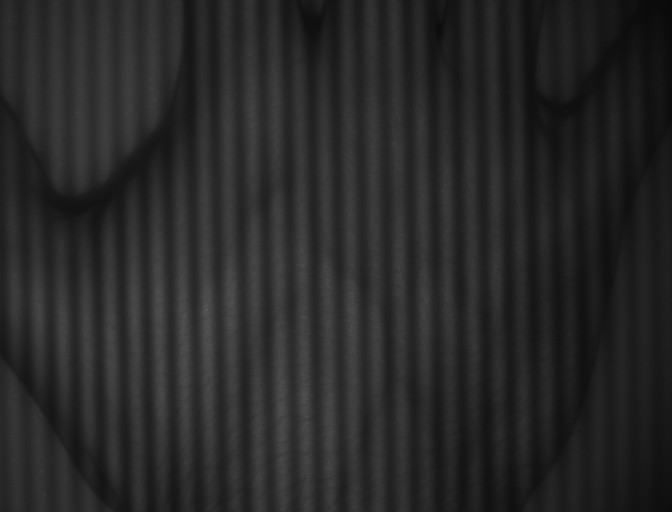
#> input picture im_1_2_1.tif, 672 x 512 px
$ jupyter execute Hilbert.ipynb   (shell and % lines are left out)
#> lines starting #> are read from the running program, lines starting #| are printed output that depends on the picture; after the words box and inside, x2 and y2 are one past the last pixel; in counts of white or black regions, pixels touching at a corner belong together
[cell 1]
#Georges way of doing hilbert
#SSOP to get optical properties
import numpy as np
import matplotlib.pyplot as plt
import cv2
import pandas as pd
import os
from unwrap import unwrap
from mpl_toolkits import mplot3d
import matplotlib
import scipy
import scipy.ndimage
from scipy.signal import hilbert
from PIL import Image


im1 = (cv2.imread('im_1_2_1.tif',0)).astype(np.double)
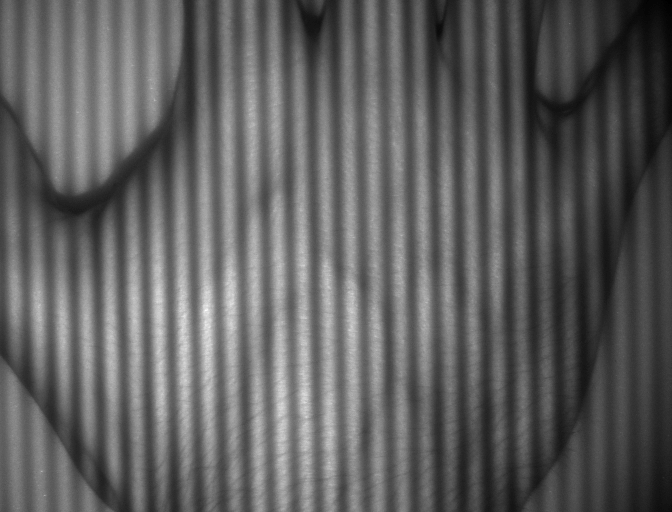
#> im1: shape (512, 672) float64; min 9, max 91, mean 39.9; drawn with min black and max white

height = int(im1.shape[0])
#> height = 512
width = int(im1.shape[1])
#> width = 672
row = int(im1.shape[0]/2)
#> row = 256
col = int(im1.shape[1]/2)
#> col = 336

f1 = np.fft.fft2(im1) #2D DFT
#for high pass filter
FT1 = np.fft.fftshift(f1)
FT1p = 20*np.log(np.abs(FT1))
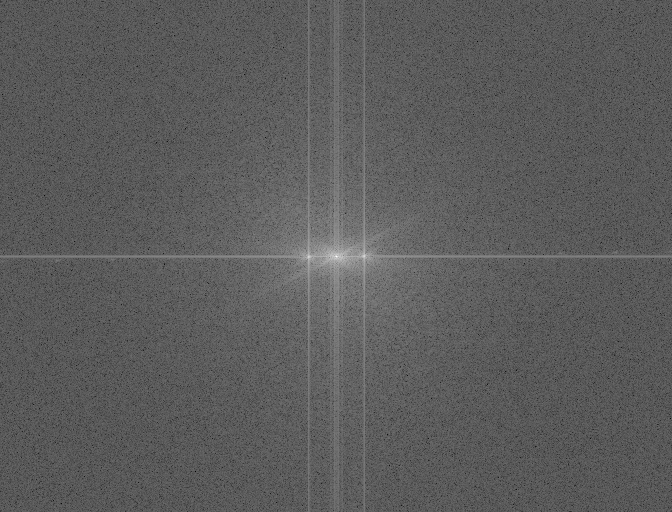
#> FT1p: shape (512, 672) float64; min -0.135, max 328.7, mean 118.9; drawn with min black and max white
#for low pass filter
FT2 = np.fft.fftshift(f1)
FT2p = 20*np.log(np.abs(FT2))


FT_pd1 = pd.DataFrame(FT1p) #whole image
#> FT_pd1 = table of 512 rows and 672 columns
cbp1 = (np.where(FT_pd1 == np.max(FT1p))[1][0])
#> cbp1 = 336
print("CBP: ", cbp1)
#| CBP:  336
FT_maxrow1 = FT1p[np.where(FT_pd1 == np.max(FT1p))[1][0]]
#> FT_maxrow1 = 672 values, max 169.2 at index 308, min 66.49 at index 424, mean 120.2
num1 = np.where(FT_pd1 == np.max(FT1p))[1][0]
#> num1 = 336
print("num1: ", num1)
#| num1:  336
lbp1 = np.where(FT_maxrow1 == np.max(FT_maxrow1[0:num1-5]))[0][0] #left bright point
#> lbp1 = 308
print("LBP: ", lbp1)
#| LBP:  308
rbp1 = np.where(FT_maxrow1 == np.max(FT_maxrow1[num1+4:width]))[0][0] #right bright point
#> rbp1 = 364
print("RBP: ", rbp1)
#| RBP:  364
diff1 = int(rbp1 - cbp1)
#> diff1 = 28
print("Difference: ", diff1)
#| Difference:  28

#FOR PLOTTING
#HPF
mask0 = FT1p
#mask0[0:height, cbp1-diff1:cbp1+diff1] = 0
mask0[0:height, cbp1-int(diff1/2):cbp1+int(diff1/2)] = 0
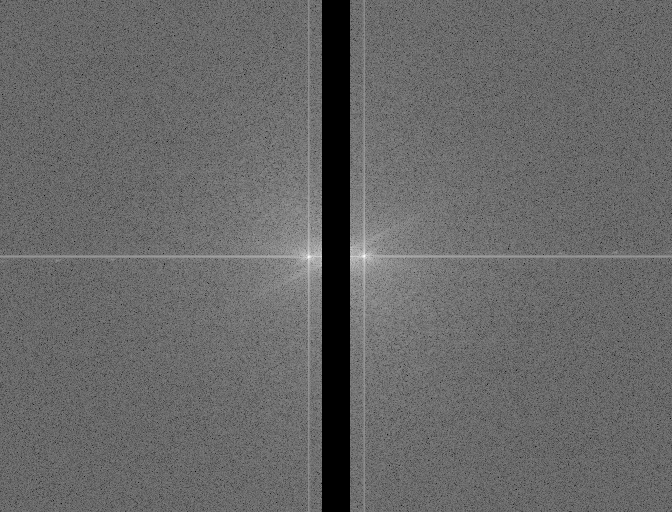
#> mask0: shape (512, 672) float64; 4.17% of pixels changed, all inside (x1, y1, x2, y2) = (322, 0, 350, 512); drawn with min black and max white

#plt.subplot(121), plt.imshow(mask0)

#FOR IMAGE
#HIGH PASS FILTER
mask1 = FT1
#mask1[0:height, cbp1-diff1:cbp1+diff1] = 0
mask1[0:height, cbp1-int(diff1/2):cbp1+int(diff1/2)] = 0


IFT = np.fft.ifft2(np.fft.ifftshift(mask1)) #inverse FFT

Real = np.real(IFT)
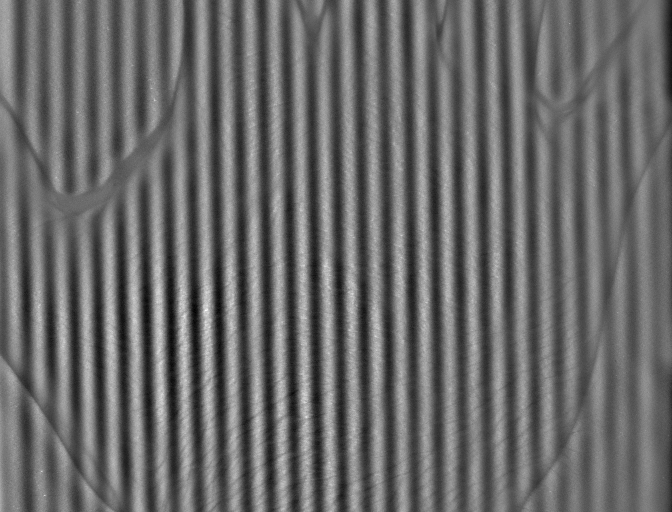
#> Real: shape (512, 672) float64; min -19.87, max 27.66, mean 0; drawn with min black and max white
Imag = np.imag(IFT)
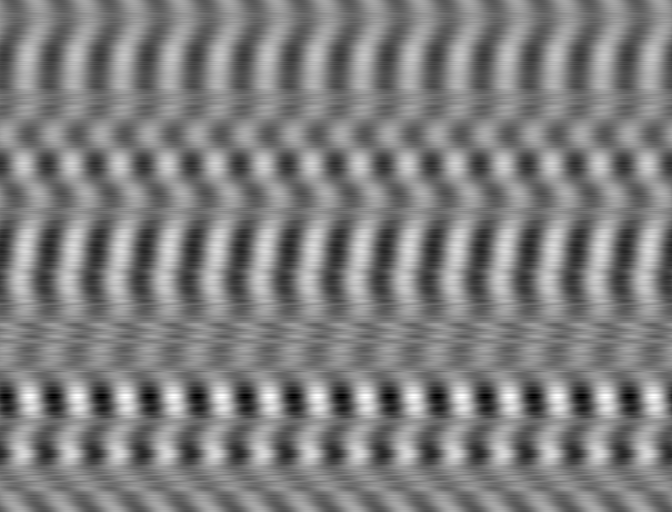
#> Imag: shape (512, 672) float64; min -0.957, max 0.957, mean 2.48e-18; drawn with min black and max white

Real_T = np.transpose(Real)
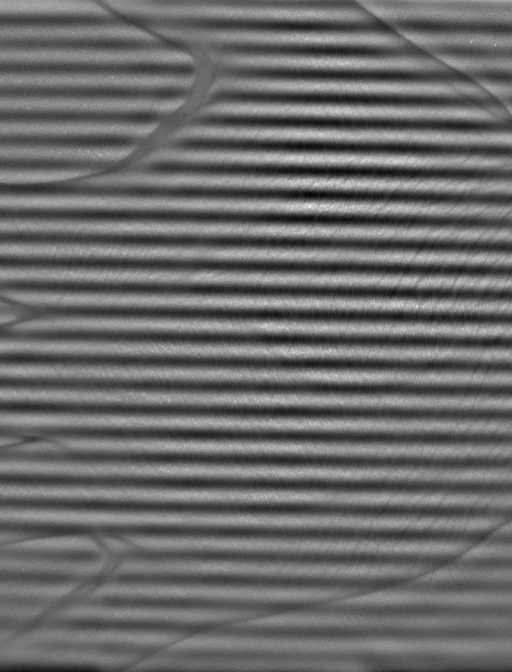
#> Real_T: shape (672, 512) float64; min -19.87, max 27.66, mean 0; drawn with min black and max white
Imag_T = np.transpose(Imag)
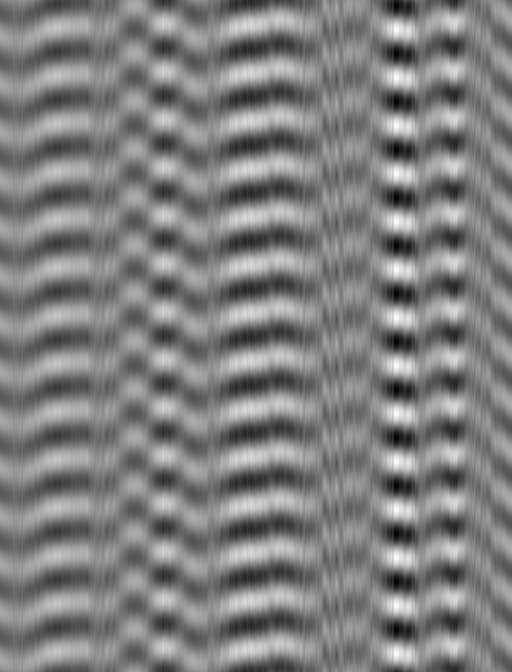
#> Imag_T: shape (672, 512) float64; min -0.957, max 0.957, mean 2.48e-18; drawn with min black and max white

Hilb_r = scipy.signal.hilbert(Real, axis=1)
Hilb_i = scipy.signal.hilbert(Imag, axis=1)

Real_2 = np.transpose(Hilb_r)
Imag_2 = np.transpose(Hilb_i)

#Signal = Real_2 + 1j*(Imag_2)#).astype(np.double))
#Signal_abs = np.abs(Signal)
Signal = (Hilb_r + 1j*Hilb_i)/2
print(Signal)
#> (printed output is left out)

#plt.subplot(122), plt.imshow(np.abs(Signal))
plt.imshow(np.abs(Signal)), plt.colorbar()
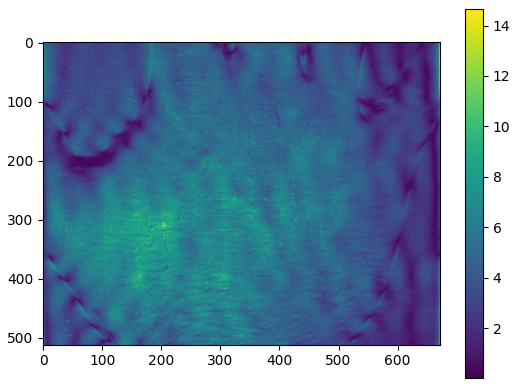
#> figure drawn by matplotlib, 2 panels
